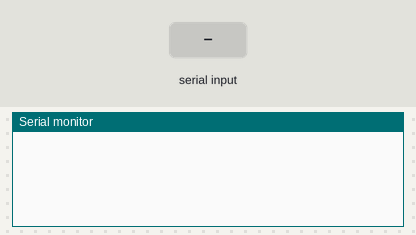
Simulated run of this sketch. Board: Arduino Uno, built with avr-gcc and run on an emulated ATmega328P. On the bench: the last lines printed to the serial monitor. The inputs (shaded band) are chosen by the test bench.

Above: at 1.2 s.
1.3 s: "90,45\n" received over Serial
At 2.1 s:
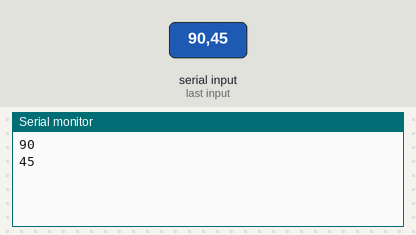
2.8 s: "30,150\n" received over Serial
At 4.5 s:
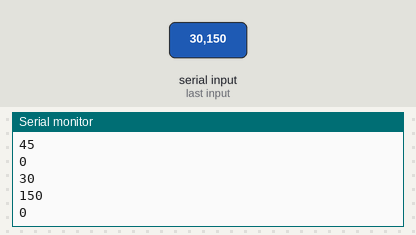
Timing chart, 0 to 6.0 s (numbered marks = the images above; inputs shaded):
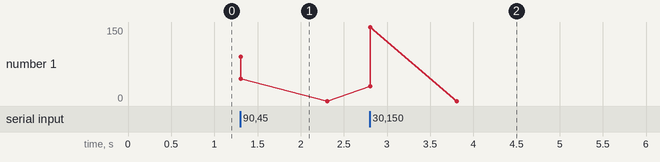

The sketch:

arduinocodereadfromoctave.ino
```cpp
void setup() {
  Serial.begin(9600); // Set the baud rate to match Octave code
}

void loop() {
  // Check if data is available to read from serial
  if (Serial.available() > 0) {
    // Read the incoming byte
    int data = Serial.parseInt(); // Assuming data is sent as integer

    // Plot data on Serial Plotter
    Serial.println(data); // Print data to Serial Plotter
  }
}
```

Measured:
- after the input at 1.3 s, the serial monitor: prints a new line at once (image 1)
- after the input at 2.8 s, the serial monitor: prints a new line at once (image 2)
